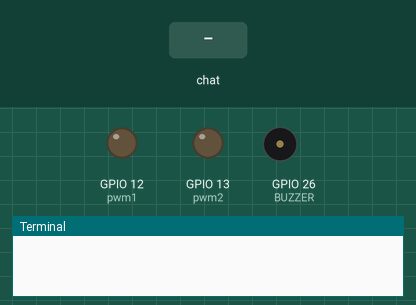
Recording of a program running on a simulated Raspberry Pi (BCM pin numbers). Parts: output pins drawn as LEDs (lit = HIGH), buzzer (waves = sounding, pin HIGH), the last lines printed to the terminal. Inputs (shaded band) come from the test bench.

Above: at 1.2 s.
1.3 s: chat message "/open" arrives
At 1.95 s:
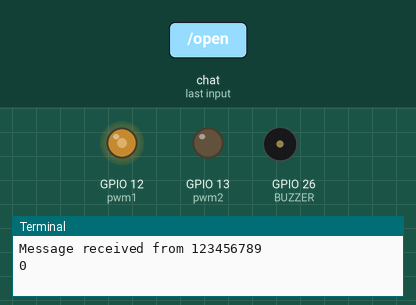
3.6 s: chat message "/close" arrives
At 4.25 s:
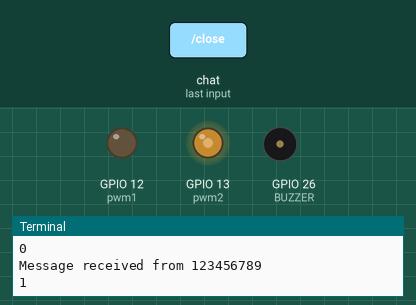
Timing chart, 0 to 6.6 s (numbered marks = the images above; inputs shaded):
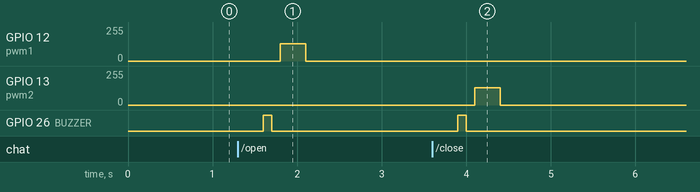

The program:

smartdoor.py
```python
# Please install Telepot Packages before run this code
# Run this code "pip install telepot" on your Raspberry Pi Terminal

import RPi.GPIO as GPIO   # Import the GPIO library.
import time
from gpiozero import LED, Button, Buzzer
from datetime import datetime
import telepot

GPIO.setmode(GPIO.BCM)  # Set Pi to use pin number when referencing GPIO pins.
                          # Can use GPIO.setmode(GPIO.BCM) instead to use
                          # Broadcom SOC channel names.

GPIO.setwarnings(False)
BUZZER = Buzzer(26)


GPIO.setup(12, GPIO.OUT)  # Set GPIO pin 12 to output mode.
GPIO.setup(13, GPIO.OUT)  # Set GPIO pin 12 to output mode.
pwm1 = GPIO.PWM(12, 100) # Initialize PWM on pwmPin 100Hz frequency
pwm2 = GPIO.PWM(13, 100) # Initialize PWM on pwmPin 100Hz frequency

showMessage = 0
pwm1.start(0)
pwm2.start(0)

def handle(msg):
  global telegramText
  global chat_id
  global showMessage

  chat_id = msg['chat']['id']
  telegramText = msg['text']

  print('Message received from ' + str(chat_id))
  print(showMessage)

  if telegramText == '/start':
    bot.sendMessage(chat_id, 'Welcome to Smart Door BOT')
    showMessage = 0


  elif telegramText == '/open':
	  if showMessage == 1:
		  bot.sendMessage(chat_id, 'Door already opened')

	  else:
		  bot.sendMessage(chat_id, 'The door opened')
		  BUZZER.on()
		  time.sleep(0.1)
	          BUZZER.off()
	          time.sleep(0.1)
		  showMessage = 1
		  pwm1.ChangeDutyCycle(50)
		  pwm2.ChangeDutyCycle(0)
		  time.sleep(0.3)             # wait .05 seconds at current LED brightness
		  pwm1.ChangeDutyCycle(0)
		  pwm2.ChangeDutyCycle(0)

  elif telegramText == '/close':
	  if showMessage == 2:
		  bot.sendMessage(chat_id, 'Door already closed')

	  else:
		  bot.sendMessage(chat_id, 'The door is closed')
		  BUZZER.on()
		  time.sleep(0.1)
	          BUZZER.off()
	          time.sleep(0.1)
		  showMessage = 2
		  pwm1.ChangeDutyCycle(0)
		  pwm2.ChangeDutyCycle(50)
		  time.sleep(0.3)             # wait .05 seconds at current LED brightness
		  pwm1.ChangeDutyCycle(0)
		  pwm2.ChangeDutyCycle(0)

  else:
		bot.sendMessage(chat_id, 'Wrong Command')


bot = telepot.Bot('Your Telegram Token')
bot.message_loop(handle)

while 1:
    time.sleep(10)
```

Measured:
- after the input at 1.3 s, GPIO 12 (pwm1): 0/255 → 128/255 after 0.50 s, → 0/255 0.30 s later; GPIO 26 (BUZZER): LOW → HIGH after 0.30 s, → LOW 0.10 s later
- after the input at 3.6 s, GPIO 13 (pwm2): 0/255 → 128/255 after 0.50 s, → 0/255 0.30 s later; GPIO 26 (BUZZER): LOW → HIGH after 0.30 s, → LOW 0.10 s later
